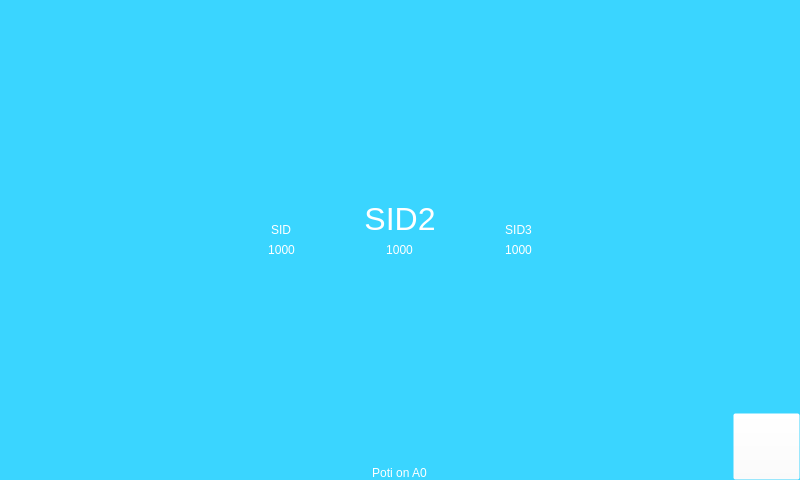
<?xml version="1.0" encoding="UTF-8"?>
<ui version="4.0">
 <class>MainWindow</class>
 <widget class="QMainWindow" name="MainWindow">
  <property name="geometry">
   <rect>
    <x>0</x>
    <y>0</y>
    <width>800</width>
    <height>480</height>
   </rect>
  </property>
  <property name="sizePolicy">
   <sizepolicy hsizetype="Expanding" vsizetype="Expanding">
    <horstretch>0</horstretch>
    <verstretch>0</verstretch>
   </sizepolicy>
  </property>
  <property name="windowTitle">
   <string>MX30 GUI</string>
  </property>
  <property name="windowIcon">
   <iconset>
    <normaloff>../x-ray.png</normaloff>../x-ray.png</iconset>
  </property>
  <widget class="QWidget" name="centralWidget">
   <property name="sizePolicy">
    <sizepolicy hsizetype="Expanding" vsizetype="Expanding">
     <horstretch>0</horstretch>
     <verstretch>0</verstretch>
    </sizepolicy>
   </property>
   <property name="tabletTracking">
    <bool>true</bool>
   </property>
   <property name="styleSheet">
    <string notr="true">background-color: rgb(58, 213, 255);</string>
   </property>
   <layout class="QGridLayout" name="gridLayout_2">
    <property name="sizeConstraint">
     <enum>QLayout::SetNoConstraint</enum>
    </property>
    <property name="leftMargin">
     <number>0</number>
    </property>
    <property name="topMargin">
     <number>0</number>
    </property>
    <property name="rightMargin">
     <number>0</number>
    </property>
    <property name="bottomMargin">
     <number>0</number>
    </property>
    <item row="1" column="0">
     <layout class="QGridLayout" name="gridLayout">
      <property name="sizeConstraint">
       <enum>QLayout::SetNoConstraint</enum>
      </property>
      <property name="leftMargin">
       <number>0</number>
      </property>
      <property name="horizontalSpacing">
       <number>30</number>
      </property>
      <item row="4" column="7" alignment="Qt::AlignHCenter|Qt::AlignBottom">
       <widget class="QLabel" name="label_4">
        <property name="sizePolicy">
         <sizepolicy hsizetype="Expanding" vsizetype="Expanding">
          <horstretch>0</horstretch>
          <verstretch>0</verstretch>
         </sizepolicy>
        </property>
        <property name="styleSheet">
         <string notr="true">color: rgb(255, 255, 255);
background-color: rgba(255, 255, 255, 0);
font: 24pt &quot;Arial&quot;;</string>
        </property>
        <property name="text">
         <string>SID3</string>
        </property>
        <property name="scaledContents">
         <bool>true</bool>
        </property>
        <property name="alignment">
         <set>Qt::AlignCenter</set>
        </property>
       </widget>
      </item>
      <item row="5" column="6" alignment="Qt::AlignHCenter|Qt::AlignTop">
       <widget class="QLabel" name="lblAnzeige2">
        <property name="sizePolicy">
         <sizepolicy hsizetype="Expanding" vsizetype="Expanding">
          <horstretch>0</horstretch>
          <verstretch>0</verstretch>
         </sizepolicy>
        </property>
        <property name="styleSheet">
         <string notr="true">font: 36pt &quot;Arial&quot;;
color: rgb(255, 255, 255);
background-color: rgba(255, 255, 255, 0);</string>
        </property>
        <property name="text">
         <string>1000</string>
        </property>
        <property name="scaledContents">
         <bool>true</bool>
        </property>
        <property name="alignment">
         <set>Qt::AlignCenter</set>
        </property>
       </widget>
      </item>
      <item row="4" column="5" alignment="Qt::AlignHCenter|Qt::AlignBottom">
       <widget class="QLabel" name="label_2">
        <property name="sizePolicy">
         <sizepolicy hsizetype="Expanding" vsizetype="Expanding">
          <horstretch>0</horstretch>
          <verstretch>0</verstretch>
         </sizepolicy>
        </property>
        <property name="styleSheet">
         <string notr="true">color: rgb(255, 255, 255);
background-color: rgba(255, 255, 255, 0);
font: 24pt &quot;Arial&quot;;</string>
        </property>
        <property name="text">
         <string>SID</string>
        </property>
        <property name="scaledContents">
         <bool>true</bool>
        </property>
        <property name="alignment">
         <set>Qt::AlignCenter</set>
        </property>
       </widget>
      </item>
      <item row="4" column="6" alignment="Qt::AlignHCenter|Qt::AlignBottom">
       <widget class="QLabel" name="label_3">
        <property name="sizePolicy">
         <sizepolicy hsizetype="Maximum" vsizetype="Maximum">
          <horstretch>0</horstretch>
          <verstretch>0</verstretch>
         </sizepolicy>
        </property>
        <property name="font">
         <font>
          <family>Arial</family>
          <pointsize>24</pointsize>
          <weight>50</weight>
          <italic>false</italic>
          <bold>false</bold>
         </font>
        </property>
        <property name="styleSheet">
         <string notr="true">color: rgb(255, 255, 255);
background-color: rgba(255, 255, 255, 0);
font: 24pt &quot;Arial&quot;;</string>
        </property>
        <property name="text">
         <string>SID2</string>
        </property>
        <property name="scaledContents">
         <bool>true</bool>
        </property>
        <property name="alignment">
         <set>Qt::AlignCenter</set>
        </property>
       </widget>
      </item>
      <item row="5" column="7" alignment="Qt::AlignHCenter|Qt::AlignTop">
       <widget class="QLabel" name="lblAnzeige3">
        <property name="sizePolicy">
         <sizepolicy hsizetype="Expanding" vsizetype="Expanding">
          <horstretch>0</horstretch>
          <verstretch>0</verstretch>
         </sizepolicy>
        </property>
        <property name="styleSheet">
         <string notr="true">font: 36pt &quot;Arial&quot;;
color: rgb(255, 255, 255);
background-color: rgba(255, 255, 255, 0);</string>
        </property>
        <property name="text">
         <string>1000</string>
        </property>
        <property name="scaledContents">
         <bool>true</bool>
        </property>
        <property name="alignment">
         <set>Qt::AlignCenter</set>
        </property>
       </widget>
      </item>
      <item row="6" column="6" alignment="Qt::AlignHCenter|Qt::AlignBottom">
       <widget class="QLabel" name="lblRSinfo">
        <property name="styleSheet">
         <string notr="true">font: 10pt &quot;Arial&quot;;
color: rgb(255, 255, 255);
background-color: rgba(255, 255, 255, 0);</string>
        </property>
        <property name="text">
         <string>Poti on A0</string>
        </property>
        <property name="alignment">
         <set>Qt::AlignCenter</set>
        </property>
       </widget>
      </item>
      <item row="2" column="9" alignment="Qt::AlignRight|Qt::AlignTop">
       <widget class="QLabel" name="lbltime">
        <property name="sizePolicy">
         <sizepolicy hsizetype="Fixed" vsizetype="Fixed">
          <horstretch>0</horstretch>
          <verstretch>0</verstretch>
         </sizepolicy>
        </property>
        <property name="font">
         <font>
          <family>Arial</family>
          <pointsize>14</pointsize>
          <weight>50</weight>
          <italic>false</italic>
          <bold>false</bold>
         </font>
        </property>
        <property name="styleSheet">
         <string notr="true">font: 14pt &quot;Arial&quot;;
color: rgb(255, 255, 255);
background-color: rgba(255, 255, 255, 0);</string>
        </property>
        <property name="text">
         <string/>
        </property>
        <property name="alignment">
         <set>Qt::AlignLeading|Qt::AlignLeft|Qt::AlignTop</set>
        </property>
       </widget>
      </item>
      <item row="5" column="5" alignment="Qt::AlignHCenter|Qt::AlignTop">
       <widget class="QLabel" name="lblAnzeige">
        <property name="sizePolicy">
         <sizepolicy hsizetype="Expanding" vsizetype="Expanding">
          <horstretch>0</horstretch>
          <verstretch>0</verstretch>
         </sizepolicy>
        </property>
        <property name="styleSheet">
         <string notr="true">font: 36pt &quot;Arial&quot;;
color: rgb(255, 255, 255);
background-color: rgba(255, 255, 255, 0);</string>
        </property>
        <property name="text">
         <string>1000</string>
        </property>
        <property name="scaledContents">
         <bool>true</bool>
        </property>
        <property name="alignment">
         <set>Qt::AlignCenter</set>
        </property>
       </widget>
      </item>
      <item row="2" column="3" colspan="4" alignment="Qt::AlignLeft|Qt::AlignTop">
       <widget class="QGraphicsView" name="MediLogo">
        <property name="sizePolicy">
         <sizepolicy hsizetype="Fixed" vsizetype="Fixed">
          <horstretch>0</horstretch>
          <verstretch>0</verstretch>
         </sizepolicy>
        </property>
        <property name="minimumSize">
         <size>
          <width>378</width>
          <height>78</height>
         </size>
        </property>
        <property name="maximumSize">
         <size>
          <width>759</width>
          <height>159</height>
         </size>
        </property>
        <property name="styleSheet">
         <string notr="true">background-color: rgba(255, 255, 255, 0);
selection-color: rgba(255, 255, 255, 0);
color: rgba(255, 255, 255, 0);
alternate-background-color: rgba(255, 255, 255, 0);
gridline-color: rgba(255, 255, 255, 0);
border-color: rgba(255, 255, 255, 0);</string>
        </property>
        <property name="frameShape">
         <enum>QFrame::NoFrame</enum>
        </property>
        <property name="verticalScrollBarPolicy">
         <enum>Qt::ScrollBarAlwaysOff</enum>
        </property>
        <property name="horizontalScrollBarPolicy">
         <enum>Qt::ScrollBarAlwaysOff</enum>
        </property>
        <property name="sizeAdjustPolicy">
         <enum>QAbstractScrollArea::AdjustToContents</enum>
        </property>
        <property name="alignment">
         <set>Qt::AlignCenter</set>
        </property>
        <property name="transformationAnchor">
         <enum>QGraphicsView::AnchorViewCenter</enum>
        </property>
        <property name="resizeAnchor">
         <enum>QGraphicsView::AnchorViewCenter</enum>
        </property>
        <property name="viewportUpdateMode">
         <enum>QGraphicsView::MinimalViewportUpdate</enum>
        </property>
        <property name="rubberBandSelectionMode">
         <enum>Qt::ContainsItemShape</enum>
        </property>
        <property name="optimizationFlags">
         <set>QGraphicsView::DontClipPainter</set>
        </property>
       </widget>
      </item>
      <item row="4" column="3" colspan="2">
       <spacer name="horizontalSpacer_2">
        <property name="orientation">
         <enum>Qt::Horizontal</enum>
        </property>
        <property name="sizeHint" stdset="0">
         <size>
          <width>40</width>
          <height>20</height>
         </size>
        </property>
       </spacer>
      </item>
      <item row="4" column="8" colspan="2">
       <spacer name="horizontalSpacer">
        <property name="orientation">
         <enum>Qt::Horizontal</enum>
        </property>
        <property name="sizeHint" stdset="0">
         <size>
          <width>40</width>
          <height>20</height>
         </size>
        </property>
       </spacer>
      </item>
      <item row="6" column="9" alignment="Qt::AlignRight|Qt::AlignBottom">
       <widget class="QPushButton" name="btnExit">
        <property name="sizePolicy">
         <sizepolicy hsizetype="Fixed" vsizetype="Fixed">
          <horstretch>0</horstretch>
          <verstretch>0</verstretch>
         </sizepolicy>
        </property>
        <property name="minimumSize">
         <size>
          <width>67</width>
          <height>67</height>
         </size>
        </property>
        <property name="maximumSize">
         <size>
          <width>67</width>
          <height>67</height>
         </size>
        </property>
        <property name="autoFillBackground">
         <bool>false</bool>
        </property>
        <property name="styleSheet">
         <string notr="true">background-color: rgba(255,255,255,0);
border-color: rgba(255, 255, 255, 0);
background-image: url(Button-Close-icon x 64.png)
</string>
        </property>
        <property name="text">
         <string/>
        </property>
        <property name="iconSize">
         <size>
          <width>200</width>
          <height>200</height>
         </size>
        </property>
        <property name="autoDefault">
         <bool>false</bool>
        </property>
        <property name="default">
         <bool>false</bool>
        </property>
        <property name="flat">
         <bool>false</bool>
        </property>
       </widget>
      </item>
      <item row="6" column="3" colspan="3">
       <spacer name="horizontalSpacer_4">
        <property name="orientation">
         <enum>Qt::Horizontal</enum>
        </property>
        <property name="sizeHint" stdset="0">
         <size>
          <width>40</width>
          <height>20</height>
         </size>
        </property>
       </spacer>
      </item>
      <item row="6" column="7" colspan="2">
       <spacer name="horizontalSpacer_3">
        <property name="orientation">
         <enum>Qt::Horizontal</enum>
        </property>
        <property name="sizeHint" stdset="0">
         <size>
          <width>40</width>
          <height>20</height>
         </size>
        </property>
       </spacer>
      </item>
      <item row="2" column="7" colspan="2">
       <spacer name="horizontalSpacer_5">
        <property name="orientation">
         <enum>Qt::Horizontal</enum>
        </property>
        <property name="sizeHint" stdset="0">
         <size>
          <width>40</width>
          <height>20</height>
         </size>
        </property>
       </spacer>
      </item>
      <item row="5" column="8" colspan="2">
       <spacer name="horizontalSpacer_6">
        <property name="orientation">
         <enum>Qt::Horizontal</enum>
        </property>
        <property name="sizeHint" stdset="0">
         <size>
          <width>40</width>
          <height>20</height>
         </size>
        </property>
       </spacer>
      </item>
      <item row="5" column="3" colspan="2">
       <spacer name="horizontalSpacer_7">
        <property name="orientation">
         <enum>Qt::Horizontal</enum>
        </property>
        <property name="sizeHint" stdset="0">
         <size>
          <width>40</width>
          <height>20</height>
         </size>
        </property>
       </spacer>
      </item>
     </layout>
    </item>
   </layout>
  </widget>
 </widget>
 <resources/>
 <connections/>
</ui>
